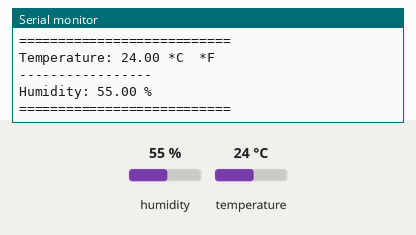
Simulated run of this sketch. Board: Arduino Uno, built with avr-gcc and run on an emulated ATmega328P. Shown: the last lines printed to the serial monitor. The test bench sets the inputs (shaded band); at power-on: humidity 55 %, temperature 24 °C.

Above: at 4.8 s.
4.9 s: humidity set to 22 %
At 7.4 s:
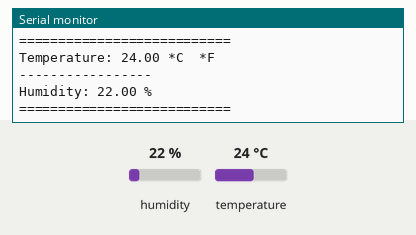
7.9 s: temperature set to 12 °C
14.4 s: humidity set to 40 %
At 17.9 s:
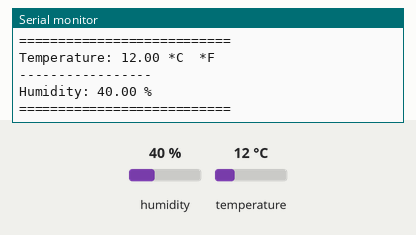
Timing chart, 0 to 19.4 s (numbered marks = the images above; inputs shaded):
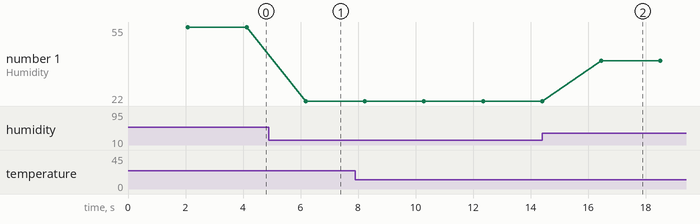

The sketch:

DHT11.ino
```cpp
#include "DHT.h"

#define DHTPIN 2

#define DHTTYPE DHT11


DHT dht(DHTPIN, DHTTYPE);

void setup() {
  Serial.begin(9600);
  Serial.println("hello world");

  dht.begin();
}

void loop() {
  // Wait a few seconds between measurements.
  delay(2000);

float t=dht.readTemperature();
float h=dht.readHumidity();

  Serial.print("Temperature: ");
  Serial.print(t);
  Serial.print(" *C ");
  Serial.println (" *F");
  Serial.println("-----------------");

  Serial.print("Humidity: ");
  Serial.print(h);
  Serial.println(" % ");
  Serial.println("===========================");
}
```

Measured:
- after the input at 4.9 s, the serial monitor: prints a new line after 1.3 s (image 1)
- after the input at 14.4 s, the serial monitor: prints a new line after 2.1 s (image 2)
- plotted number 1: 55 → 22 after the input at 4.9 s, 22 → 40 after the input at 14.4 s
